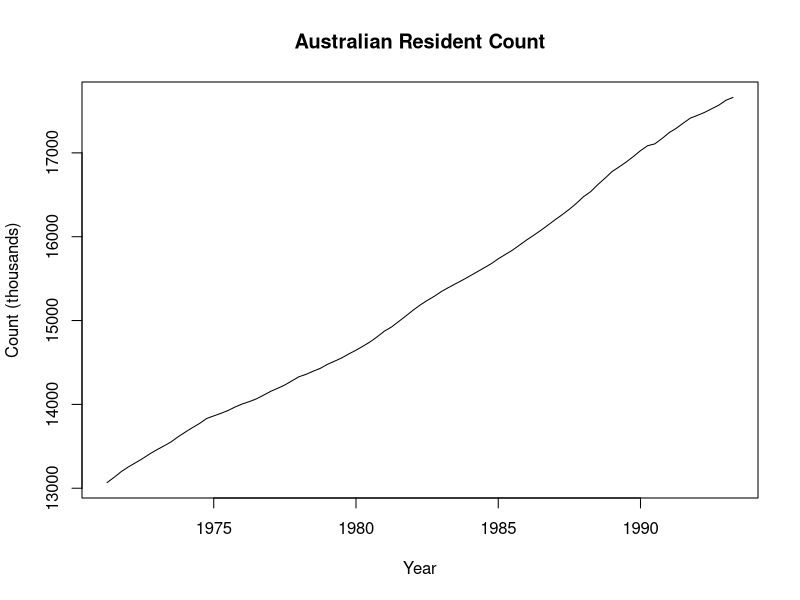
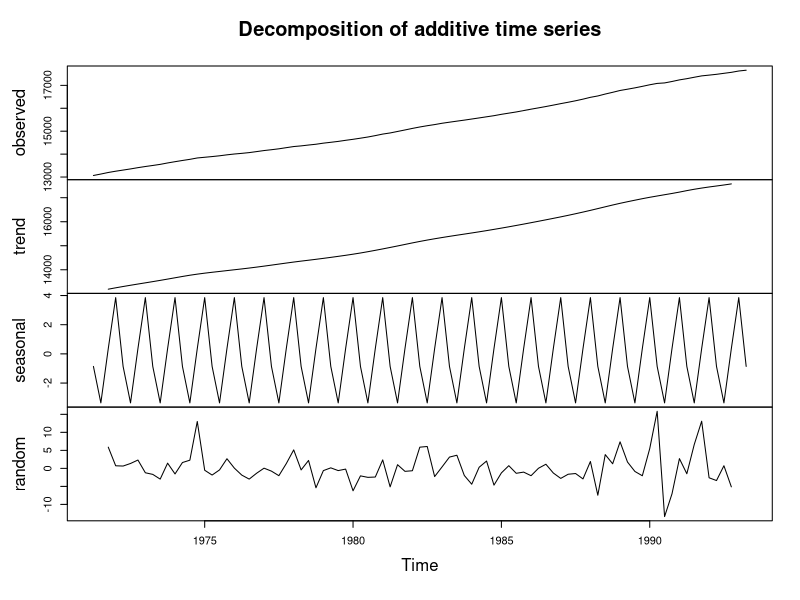
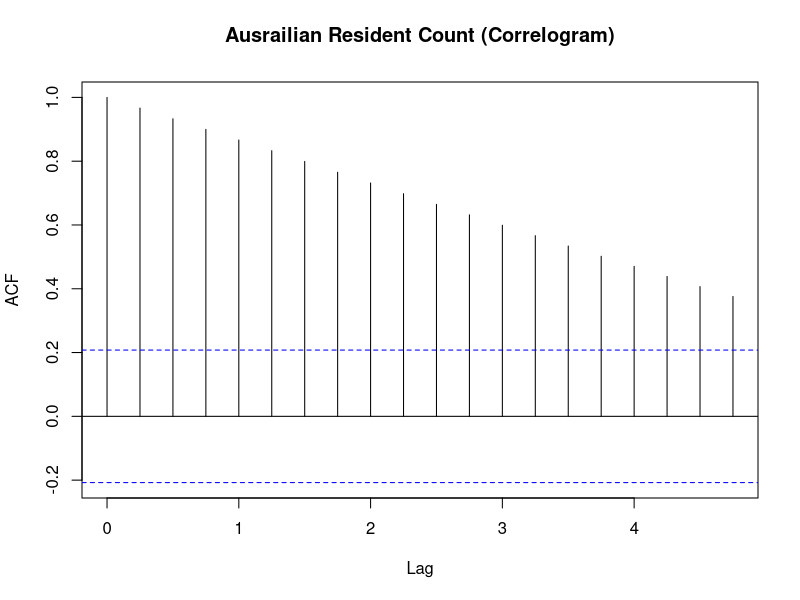
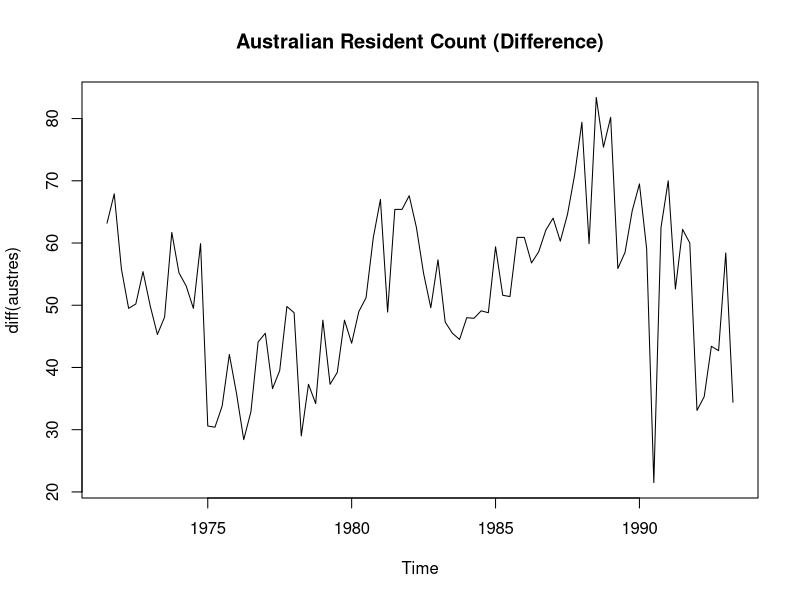

Write the R code that produced these figures, in order.
# Name: Time Series Plotting & Analysis Using austres Dataset (Assignment #3, Question #3)
# Author: Brianna Drew                                              
# Date Created: November 20th, 2020
# Last Modified: November 22nd, 2020

library(datasets)

# Plot the time series 'austres'
plot(austres, main = "Australian Resident Count", xlab = "Year", ylab = "Count (thousands)")

# Decompose the series into its seasonal, trend, and irregular components and plot the result in one graph
plot(decompose(austres))

# Determine whether or not the data is autocorrelated
(acf(austres, main = "Ausrailian Resident Count (Correlogram)"))

# Plot the differences between successive data values 
plot(diff(austres), main = "Australian Resident Count (Difference)")